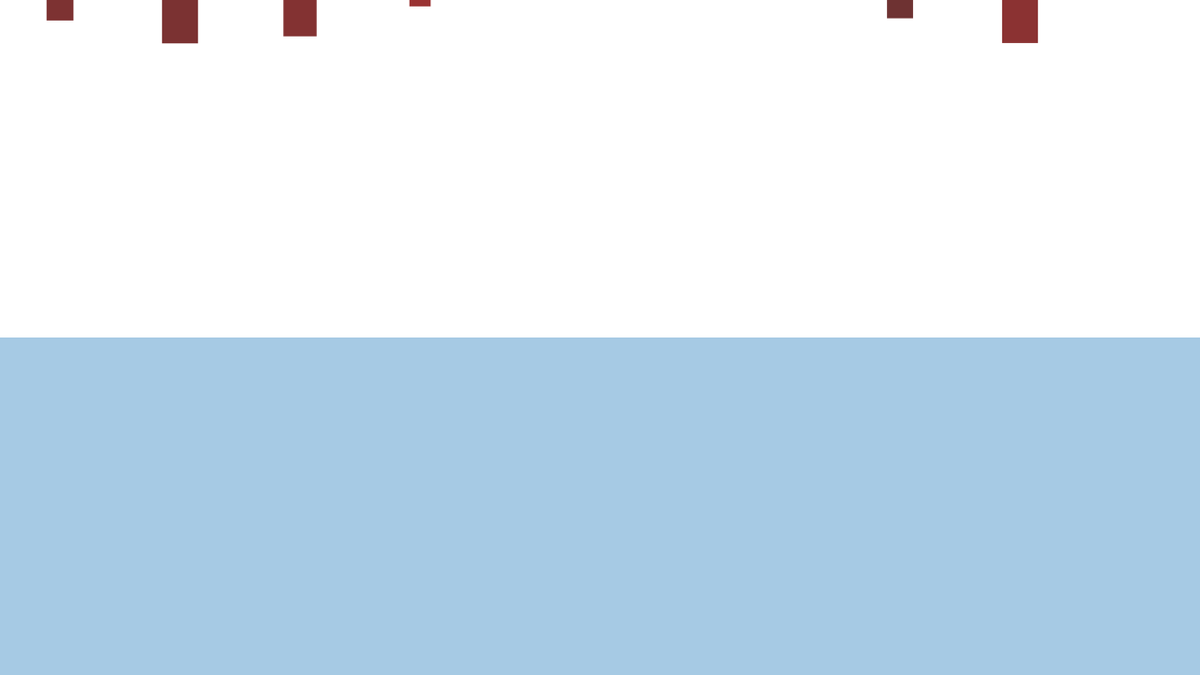
Frame 1 (no input)
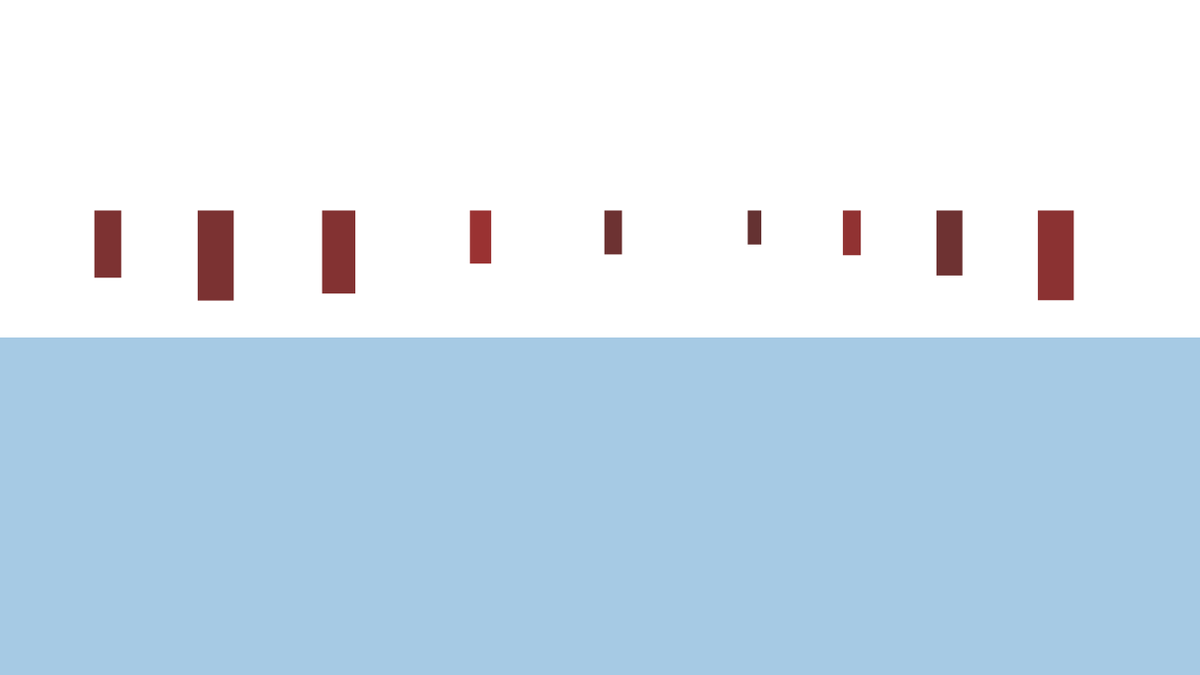
Frame 60 (the mouse pressed at the canvas centre just before this capture)
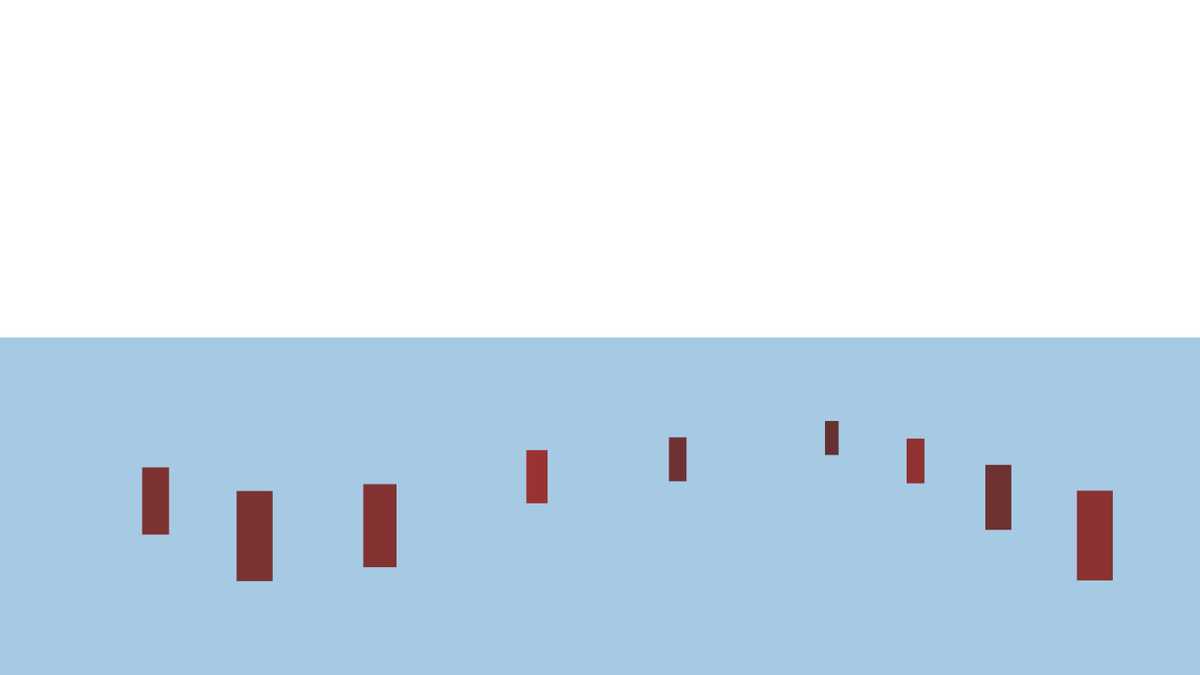
Frame 120 (the mouse held since frame 60 and released just before this capture)

The Processing sketch that drew these frames (run headless with seeded random() and noise(); from frame 60 on, the mouse is pressed at the canvas centre):

// Processing sketch: Module_7
// ── Module_7.pde
Walker[] walkers = new Walker[10];
Liquid liquid;

void setup() {
  size(1280, 720);
  
  // 1. Initialize 10 walkers spaced out side-by-side
  for (int i = 0; i < walkers.length; i++) {
    float x = (width / walkers.length) * (i + 0.5f);
    walkers[i] = new Walker(random(1, 5), x);
  }
  
  // 2. Create the liquid (rectangle at the bottom half of screen)
  liquid = new Liquid(0, height/2, width, height/2, 0.1f);
}

void draw() {
  background(255);
  
  // Draw the liquid area
  liquid.display();

  for (Walker w : walkers) {
    // 3. Apply Forces
    
    // Wind (0.1, 0)
    PVector wind = new PVector(0.1, 0);
    w.applyForce(wind);
    
    // Gravity (scaled to mass) (0, 0.15 * mass) 
    // 
    PVector gravity = new PVector(0, 0.15f * w.mass);
    w.applyForce(gravity);
    
    // Drag Force (only when hitting the liquid)
    if (liquid.contains(w)) {
      PVector dragForce = liquid.calculateDrag(w);
      w.applyForce(dragForce);
    }
    
    w.update();
    w.display();
    w.checkEdges();
  }
}

// ── Liquid.pde
class Liquid {
  float x, y, w, h;
  float c; // Drag coefficient

  Liquid(float x_, float y_, float w_, float h_, float c_) {
    x = x_; y = y_; w = w_; h = h_; c = c_;
  }

  // Check if walker is inside the liquid rectangle
  boolean contains(Walker wlkr) {
    PVector pos = wlkr.position;
    return pos.x > x && pos.x < x + w && pos.y > y && pos.y < y + h;
  }

  // Calculate Drag Force
  PVector calculateDrag(Walker wlkr) {
    float speed = wlkr.velocity.mag();
    float dragMagnitude = c * speed * speed; // simplified drag formula

    PVector dragForce = wlkr.velocity.copy();
    dragForce.mult(-1);
    dragForce.normalize();
    dragForce.mult(dragMagnitude);
    return dragForce;
  }

  void display() {
    noStroke();
    fill(28, 120, 186, 100); // Transparent blue
    rect(x, y, w, h);
  }
}

// ── walker.pde
class Walker {
  PVector position;
  PVector velocity;
  PVector acceleration;
  float mass;
  color col;

  Walker(float m, float x) {
    mass = m;
    // Positioned slightly ABOVE the screen
    position = new PVector(x, -50);
    velocity = new PVector(0, 0);
    acceleration = new PVector(0, 0);
    col = color(random(100, 200), 50, 50); // Log-like colors
  }

  void applyForce(PVector force) {
    PVector f = PVector.div(force, mass);
    acceleration.add(f);
  }

  void update() {
    velocity.add(acceleration);
    position.add(velocity);
    acceleration.mult(0);
  }

  void display() {
    noStroke();
    fill(col);
    // Scaled out according to mass
    rect(position.x - (mass*8)/2, position.y, mass * 8, mass * 20);
  }
  
  void checkEdges() {
    if (position.y > height) {
      velocity.y *= -0.2; // Bounce slightly off bottom
      position.y = height;
    }
  }
}
